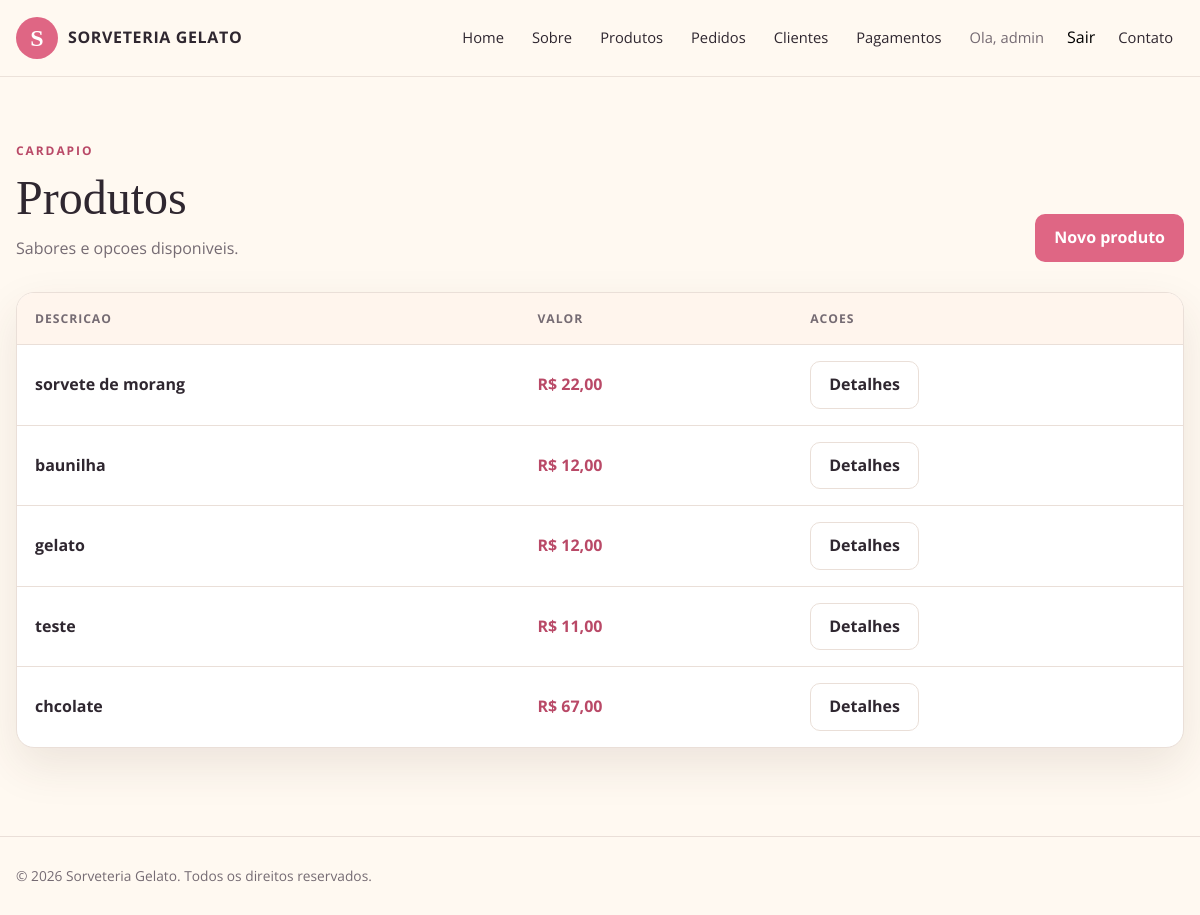
The page /produtos/ (signed in) on the database its author committed.
### produtos/models.py (models this page shows, shortened)
class Produto(models.Model):
    descricao = models.CharField(max_length=255)
    valor = models.DecimalField(max_digits=10, decimal_places=2)
    criado_por = models.ForeignKey(User, on_delete=models.SET_NULL, null=True, blank=True)
    class Meta:
        verbose_name = 'Produto'
        verbose_name_plural = 'Produtos'

### produtos/views.py (the view)
# urls.py: path('', views.lista_produtos, name='lista_produtos'),
@login_required
@permission_required('produtos.view_produto', raise_exception=True)
def lista_produtos(request):
    produtos = Produto.objects.all()
    return render(request, 'produtos/lista_produtos.html', {'produtos': produtos})

### templates/produtos/lista_produtos.html (shortened to what this page needs)
{% extends 'base.html' %}
{% block content %}
<main class="page-shell"><div class="container">
<div class="page-heading"><div><span class="section-kicker">Cardapio</span><h1>Produtos</h1><p>Sabores e opcoes disponiveis.</p></div>{% if perms.produtos.add_produto %}<a href="{% url 'criar_produto' %}" class="btn-app">Novo produto</a>{% endif %}</div>
<section class="table-card"><table class="app-table"><thead><tr><th>Descricao</th><th>Valor</th><th>Acoes</th></tr></thead><tbody>{% for produto in produtos %}<tr><td data-label="Produto"><strong>{{ produto.descricao }}</strong></td><td data-label="Valor" class="price">R$ {{ produto.valor }}</td><td data-label="Acoes"><a href="{% url 'detalhe_produto' produto.pk %}" class="btn-app-secondary">Detalhes</a></td></tr>{% empty %}<tr><td colspan="3">Nenhum produto cadastrado.</td></tr>{% endfor %}</tbody></table></section>
</div></main>
{% endblock %}

### templates/base.html (shortened to what this page needs)
{% load static %}
<!DOCTYPE html>
<html lang="pt-br">
<head>
    <link rel="stylesheet" href="{% static 'css/app.css' %}">
</head>
<body class="site-body">
    <header class="site-header">
        <div class="container site-nav">
            <a class="brand" href="{% url 'home' %}">
                <span class="brand-mark">S</span>
                <span class="brand-name">SORVETERIA GELATO</span>
            </a>
            <nav id="site-navigation" class="nav-links" aria-label="Navegacao principal">
                <a href="{% url 'home' %}">Home</a>
                <a href="{% url 'about' %}">Sobre</a>
                <a href="{% url 'lista_produtos' %}">Produtos</a>
                {% if user.is_authenticated %}
                    {% if perms.pedidos.change_pedidos %}
                        <a href="{% url 'lista_pedidos' %}">Pedidos</a>
                    {% else %}
                        <a href="{% url 'criar_pedido' %}">Pedidos</a>
                    {% endif %}
                    {% if perms.pessoa.view_pessoa %}<a href="{% url 'lista_pessoas' %}">Clientes</a>{% endif %}
                    {% if perms.pagamentos.view_pagamento %}<a href="{% url 'lista_pagamentos' %}">Pagamentos</a>{% endif %}
                    <span class="nav-user">Ola, {{ user.username }}</span>
                    <form method="post" action="{% url 'logout' %}">
                        <button type="submit" class="nav-logout">Sair</button>
                    </form>
                {% else %}
                    <a href="{% url 'login' %}">Entrar</a>
                {% endif %}
                <a href="{% url 'contact' %}">Contato</a>
            </nav>
        </div>
    </header>
    {% block content %}
    {% endblock %}
    <footer class="site-footer">
        <div class="container">
            <p>© {% now "Y" %} Sorveteria Gelato. Todos os direitos reservados.</p>
        </div>
    </footer>
</body>
</html>

### static/css/app.css (style rules this page uses)
:root { --ink: #2f2730; --muted: #756b73; --cream: #fff9f1; --paper: #ffffff; --rose: #df6684; --rose-dark: #b94967; --peach: #f7c6a4; --mint: #d9efe5; --line: #eadfd8; --shadow: 0 18px 45px rgba(77, 45, 39, 0.1); --radius: 18px; --max-width: 1180px; }
*, *::before, *::after { box-sizing: border-box; }
html { min-width: 320px; scroll-behavior: smooth; }
body.site-body { margin: 0; color: var(--ink); background: var(--cream); font-family: "Open Sans", "Segoe UI", sans-serif; line-height: 1.6; }
a { color: var(--rose-dark); text-decoration: none; }
button, input, textarea, select { font: inherit; }
.container { width: min(100% - 32px, var(--max-width)); margin-inline: auto; }
.site-header { position: sticky; top: 0; z-index: 20; background: rgba(255, 249, 241, 0.94); border-bottom: 1px solid rgba(234, 223, 216, 0.9); backdrop-filter: blur(14px); }
.site-nav { min-height: 76px; display: flex; align-items: center; justify-content: space-between; gap: 24px; }
.brand { display: inline-flex; align-items: center; gap: 10px; color: var(--ink); font-weight: 700; }
.brand-mark { display: grid; place-items: center; width: 42px; height: 42px; border-radius: 50%; background: var(--rose); color: #fff; font-family: Georgia, serif; font-size: 24px; }
.brand-name { letter-spacing: .04em; }
.nav-links { display: flex; align-items: center; justify-content: flex-end; gap: 6px; list-style: none; margin: 0; padding: 0; }
.nav-links a, .nav-links .nav-user { display: inline-flex; align-items: center; min-height: 40px; padding: 7px 11px; border-radius: 9px; color: var(--ink); font-size: .92rem; }
.nav-links .nav-user { color: var(--muted); }
.nav-links form { margin: 0; }
.nav-links .nav-logout { border: 0; background: transparent; cursor: pointer; }
.page-shell { padding: 64px 0 88px; }
.eyebrow, .section-kicker { display: block; margin: 0 0 12px; color: var(--rose-dark); font-size: .75rem; font-weight: 700; letter-spacing: .16em; text-transform: uppercase; }
.btn-app, .btn-app-secondary { display: inline-flex; align-items: center; justify-content: center; min-height: 44px; padding: 10px 18px; border: 1px solid transparent; border-radius: 10px; font-weight: 700; cursor: pointer; }
.btn-app { background: var(--rose); color: #fff; }
.btn-app-secondary { background: #fff; border-color: var(--line); color: var(--ink); }
.section-heading h1, .section-heading h2, .page-heading h1 { margin: 0; font-family: Georgia, "Times New Roman", serif; font-weight: 400; font-size: clamp(2rem, 4vw, 3.5rem); line-height: 1.08; }
.section-heading p, .page-heading p { margin: 12px 0 0; color: var(--muted); }
.feature-card, .service-card, .content-card, .table-card, .form-card, .detail-card { background: var(--paper); border: 1px solid var(--line); border-radius: var(--radius); box-shadow: var(--shadow); }
.page-heading { display: flex; justify-content: space-between; align-items: end; gap: 24px; margin-bottom: 30px; }
.table-card { overflow: hidden; }
.app-table { width: 100%; border-collapse: collapse; }
.app-table th, .app-table td { padding: 16px 18px; border-bottom: 1px solid var(--line); text-align: left; vertical-align: middle; }
.app-table th { background: #fff5ed; color: var(--muted); font-size: .76rem; letter-spacing: .08em; text-transform: uppercase; }
.app-table tr:last-child td { border-bottom: 0; }
.price { color: var(--rose-dark); font-weight: 700; white-space: nowrap; }
.site-footer { padding: 28px 0; border-top: 1px solid var(--line); color: var(--muted); font-size: .86rem; }
.site-footer p { margin: 0; }

### rows shown on the page
Produto: descricao "sorvete de morang", valor "22,00"
Produto: descricao "baunilha", valor "12,00"
Produto: descricao "gelato", valor "12,00"
Produto: descricao "teste", valor "11,00"
Produto: descricao "chcolate", valor "67,00"

### other values the page prints
{{ user.username }} "admin"
